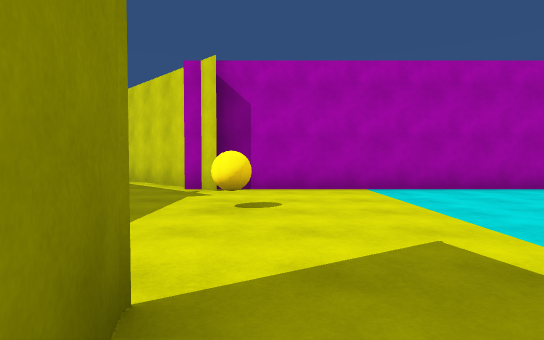
view 1 (above)

24 first-person views from a walk through a 3-D level made in the Unity game engine. The camera is 1.2 m above the floor, tilts 2° down and sees 80° across. The floor is counted in squares, 2 m on a side. Each view is taken from the middle of a square. On the plan, view 1 faces up. The plan holds only what a view shows up to about 10 squares ahead; the rest is blank. The place goes on beyond the plan. The player is left out. Surface patterns are stand-ins for the level's own textures.

view 2
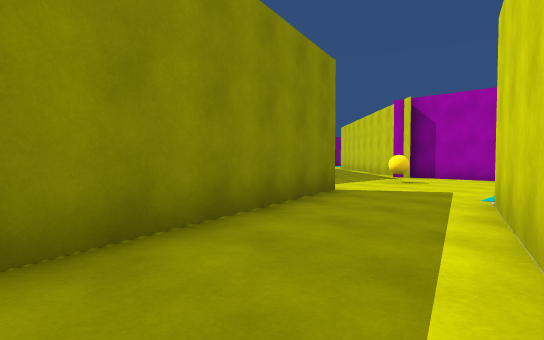

view 3
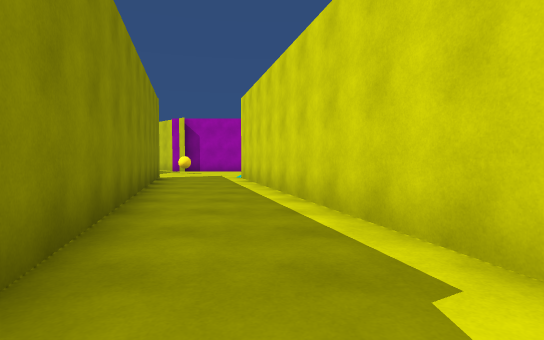

view 4
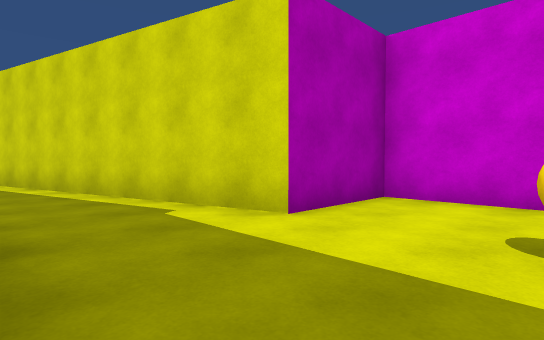

view 5
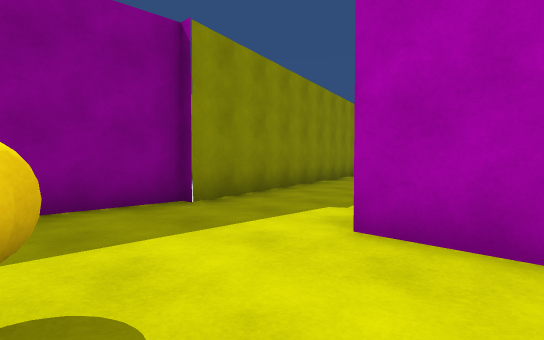

view 6
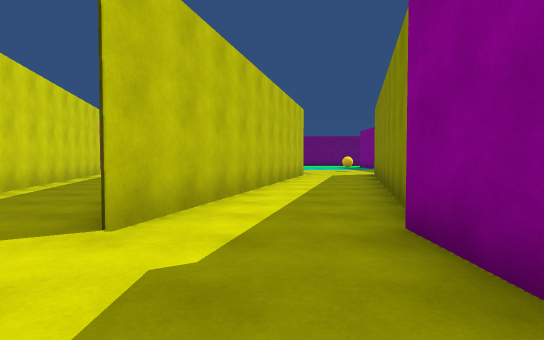

view 7
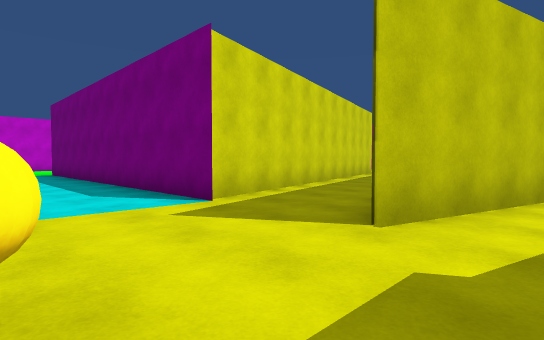

view 8
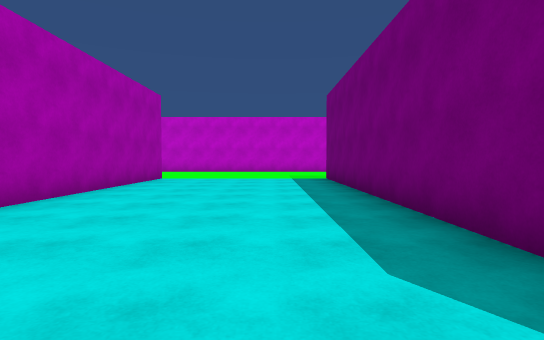

view 9
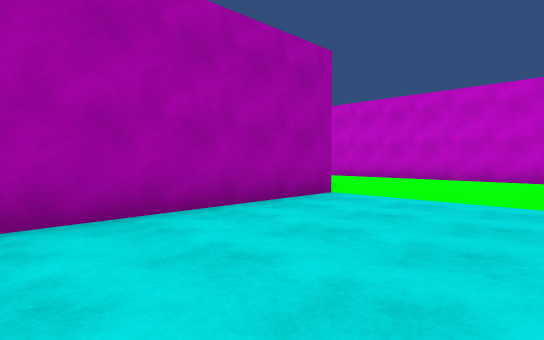

view 10
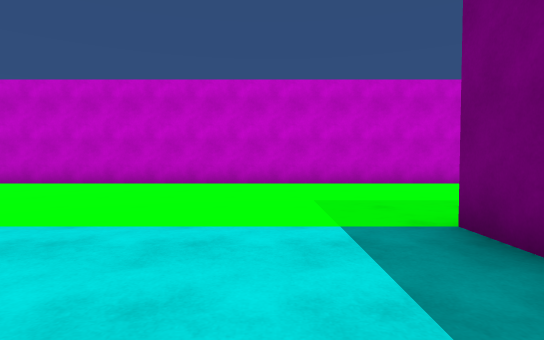

view 11
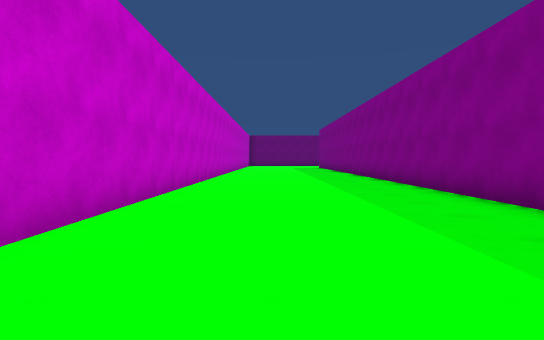

view 12
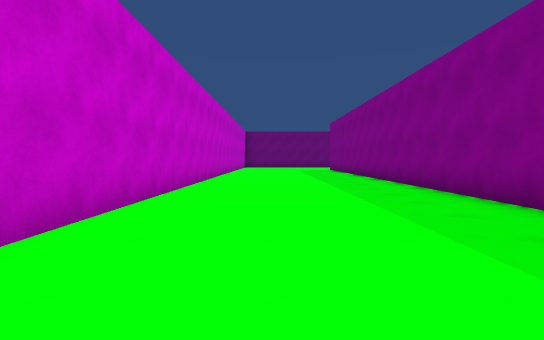

view 13
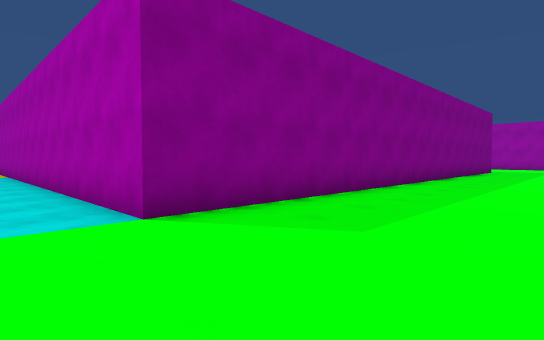

view 14
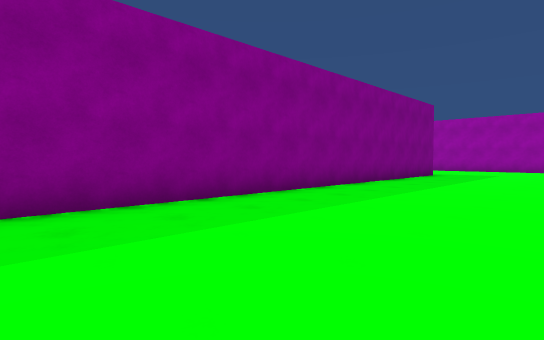

view 15
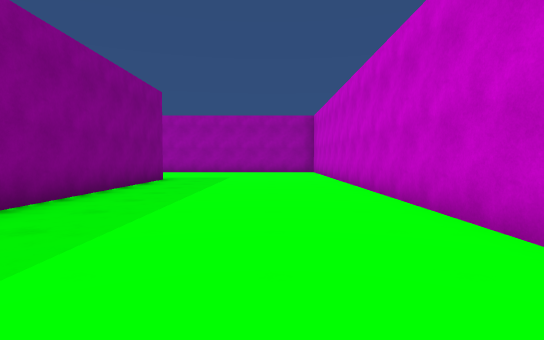

view 16
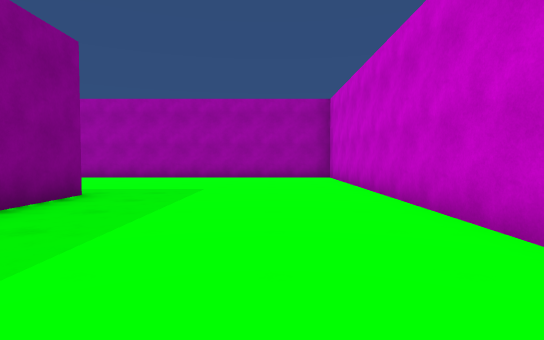

view 17
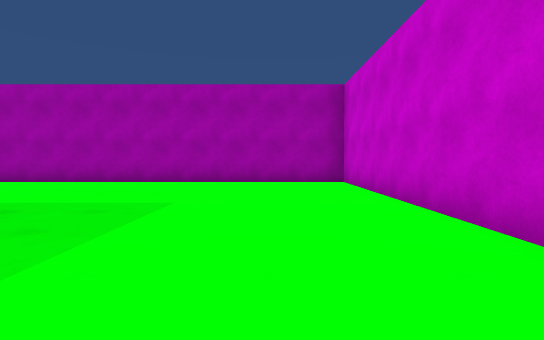

view 18
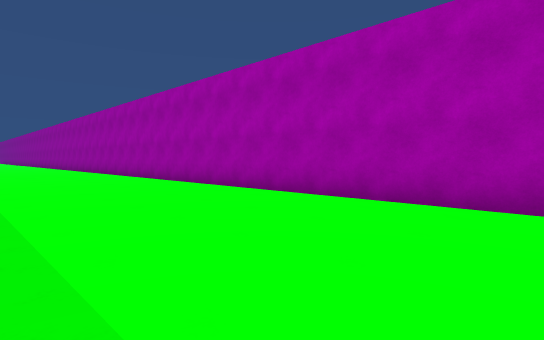

view 19
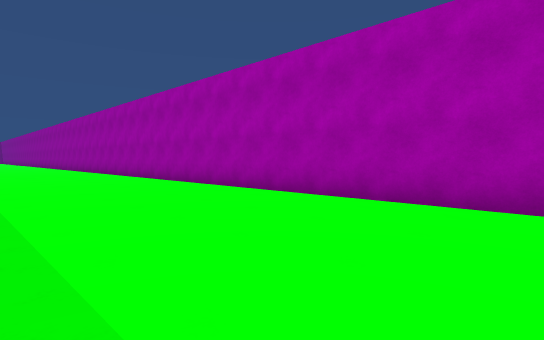

view 20
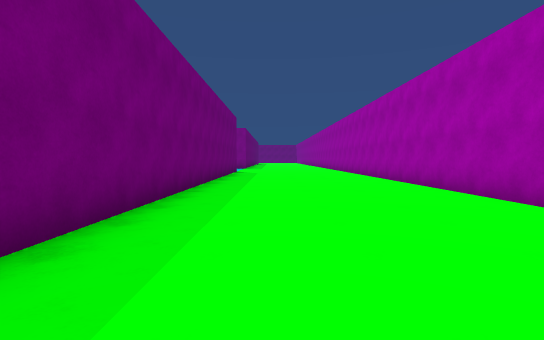

view 21
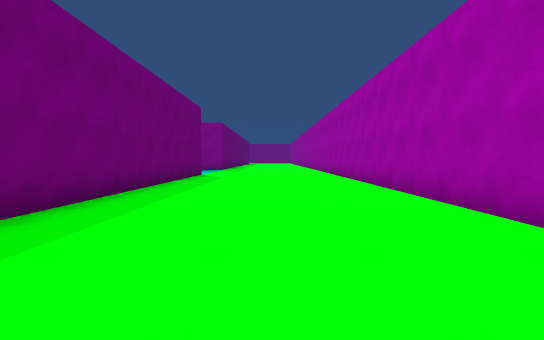

view 22
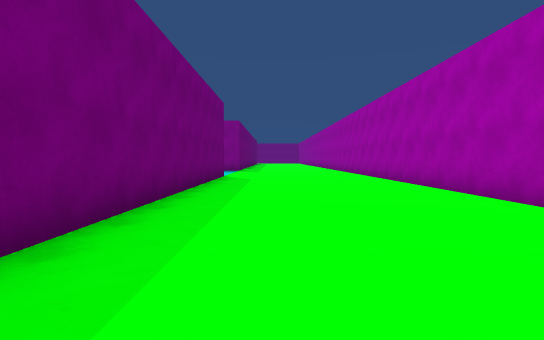

view 23
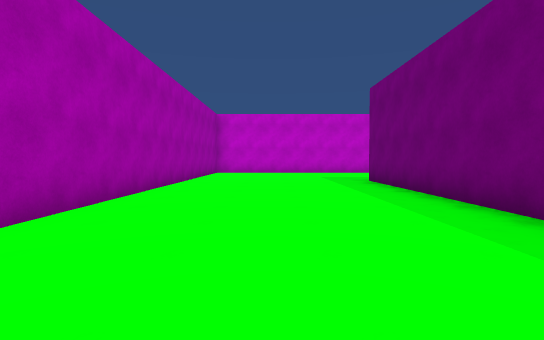

view 24
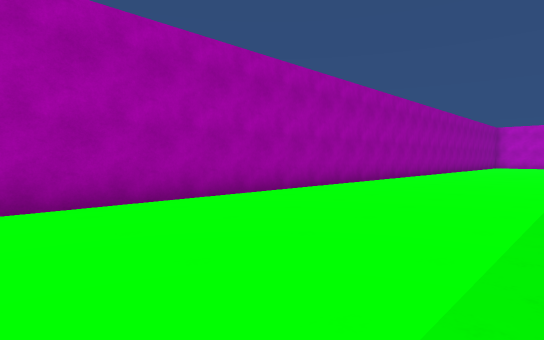

### Floor plan
Points are (right, up) in squares from view 1. A wall is a line through its corners. A room is listed if a view was taken in it or the views show most of it. See-through windows are left out.
Room 1 (views 1, 2, 3, 4, 5)
walls: (1.9, -8.6) (1.9, -10.8); (6.9, -10.6) (6.9, -8.6) (4.7, -8.6) (2, 1.4); (-0.3, 0.4) (2.1, -8.6)
ways out: opening at (0.5, 1) to room 2
objects: ball (4, -11)
Room 2 (views 6, 7, 8, 9, 10, 11, 12, 13, 14, 15, 16, 17, 18, 19, 20, 21, 22, 23, 24)
walls: (1.8, 1.3) (11.9, 1.3); (-1, 6) (-1.4, 6.3); (11.9, -0.8) (11.9, -11.1); (-1.8, 6.8) (-3.9, 8.9); (-3.2, 2.8) (-3.2, 1.1); (-3.7, -0.1) (-5.2, -5.8); (16.9, 14.1) (16.9, 26.4) (-7, 26.4); (-2.6, -6.1) (-0.6, 1.3) (-0.3, 0.4); (16.9, -10.9) (16.9, 9.6); (-7, 21.4) (11.9, 21.4) (11.9, 6.3) (-1.1, 6.3)
ways out: opening at (0.5, 1) to room 1
objects: ball (-1, 4)

Where each view was taken, in squares from view 1:
view 1: 0 up, 0 right, facing up
view 2: 4 down, 3 right, facing up-left
view 3: 9 down, 3 right, facing up
view 4: 11 down, 2 right, facing up-right
view 5: 11 down, 6 right, facing up-left
view 6: 4 up, 2 left, facing down
view 7: 4 up, 2 left, facing down-right
view 8: 3 up, 2 right, facing right
view 9: 3 up, 7 right, facing up-right
view 10: 3 up, 9 right, facing right
view 11: 3 up, 15 right, facing down
view 12: 1 down, 15 right, facing down
view 13: 5 up, 15 right, facing up-left
view 14: 9 up, 16 right, facing up-left
view 15: 12 up, 15 right, facing up
view 16: 16 up, 15 right, facing up
view 17: 18 up, 15 right, facing up
view 18: 22 up, 14 right, facing up-left
view 19: 22 up, 10 right, facing up-left
view 20: 23 up, 7 right, facing left
view 21: 24 up, 4 right, facing left
view 22: 23 up, 3 right, facing left
view 23: 24 up, 3 right, facing right
view 24: 22 up, 7 left, facing up-right
